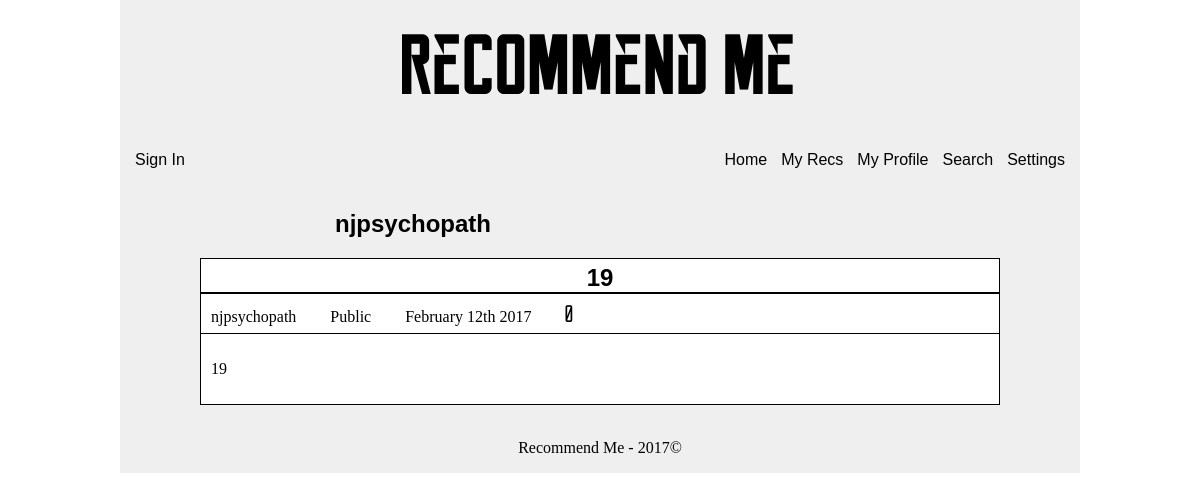
Page /highlight/19 on the earlier database version.
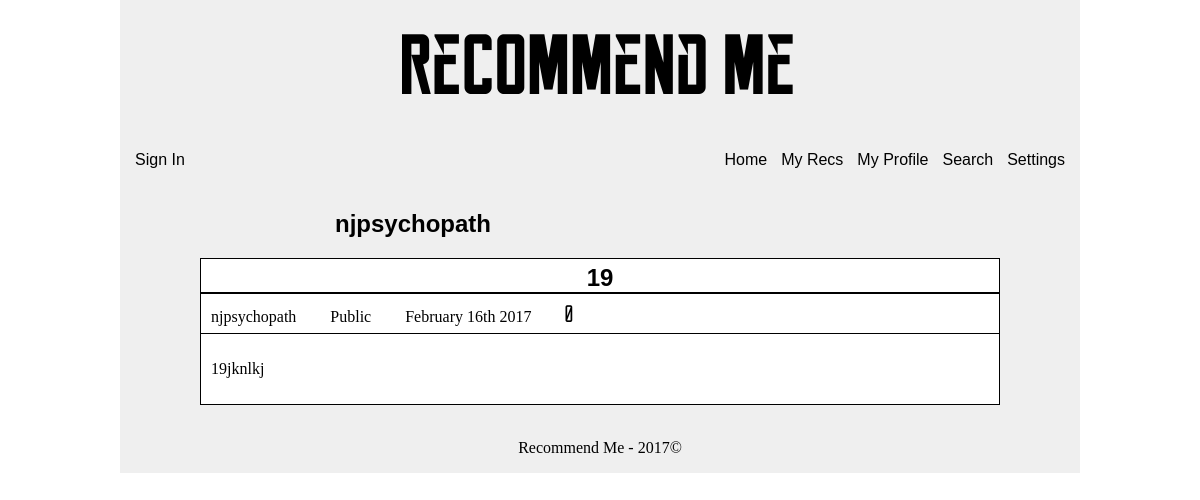
Same page on the later database version.
### app/models.py (models this page shows, shortened)
class Users(UserMixin, db.Model):
    __tablename__ = 'users'
    id = db.Column(db.INTEGER, primary_key=True)
    username = db.Column(db.String, unique=True)
    email = db.Column(db.String, unique=True)
    password_hash = db.Column(db.String(128))
    updates = db.Column(db.Boolean, default=True)
    confirmed = db.Column(db.Boolean, default=False)
    role_id = db.Column(db.INTEGER, db.ForeignKey('roles.id'))
    display = db.Column(db.Integer, default=10)
    about_me = db.Column(db.Text())
    member_since = db.Column(db.DATETIME(), default=datetime.utcnow)
    posts = db.relationship('Recommendation', backref='author', lazy='dynamic')
    @property
    def password(self):
        raise AttributeError('password is hashed')

class Recommendation(db.Model):
    __tablename__ = 'recs'
    id = db.Column(db.Integer, primary_key=True)
    title = db.Column(db.String(64))
    public = db.Column(db.Boolean, default=True)
    timestamp = db.Column(db.DateTime, index=True, default=datetime.utcnow)
    author_id = db.Column(db.Integer, db.ForeignKey('users.id'))
    text = db.Column(db.Text)
    likes = db.Column(db.Integer, default=0)

### app/main/views.py (the view)
@main.route('/highlight/<int:id>')
def highlight(id):
    display_recs = [Recommendation.query.filter_by(id=id).first_or_404()]
    return render_template('highlight.html', display=display_recs)

### app/auth/views.py (called while the page is built)
@auth.before_app_request
def before_request():
    if  current_user.is_authenticated  and not current_user.confirmed \
    and request.endpoint[:5] != 'auth.' and request.endpoint != 'static':
        return redirect(url_for('auth.unconfirmed'))

### app/main/__init__.py (called while the page is built)
@main.app_context_processor
def inject_permissions():
    return dict(Permission=Permission)

### manage.py (called while the page is built)
@app.url_defaults
def hashed_static_file(endpoint, values):
    if 'static' == endpoint or endpoint.endswith('.static'):
        filename = values.get('filename')
        if filename:
            blueprint = request.blueprint
            if '.' in endpoint:  # blueprint
                blueprint = endpoint.rsplit('.', 1)[0]
            static_folder = app.static_folder
            if blueprint and app.blueprints[blueprint].static_folder:
                static_folder = app.blueprints[blueprint].static_folder
            fp = os.path.join(static_folder, filename)
            if os.path.exists(fp):
                values['_'] = int(os.stat(fp).st_mtime)

### app/templates/highlight.html (shortened to what this page needs)
<!DOCTYPE html>
{% import 'personal/postmacro.html' as postmacro %}
{% extends 'personal/post.html' %}
  {% block maincontent %}
    <div class='w940'>
      <h2 class='rec'><a href="{{url_for('personal.profile', id=display[0].author.id)}}">{{display[0].author.username}}</a></h2>
    </div>
    <div class='listrecs'>
      {{postmacro.render_posts(display, current_user, moment)}}
    </div>
  {% endblock %}

### app/templates/personal/postmacro.html (shortened to what this page needs)
{% macro render_posts(display, current_user, moment) %}
  {% for rec in display %}
    {% if rec.public or (current_user.is_authenticated and current_user.id == rec.author_id) %}
      <div class='rec1'>
        <h3 class='postTitle rec'><a href="{{url_for('main.highlight', id=rec.id)}}">{{rec.title}}</a></h3>
        <div class='postHeaderDiv'>
          <p class='postHeader'>{{rec.author.username}}</p>
          {% if rec.public %}
            <p class='postHeader'>Public</p>
          {% else %}
            <p class='postHeader'>Private</p>
          {% endif %}
        <p class='postHeader'>{{moment(rec.timestamp).format('MMMM Do YYYY')}}</p>
        <p class='postHeader rec'>{{rec.likes}}</p>
        </div>
        <p class='postText'>{{rec.text}}</p>
      </div>
      <br/>
    {% endif %}
  {% endfor %}
</div>
{% endmacro %}

### app/templates/personal/post.html (shortened to what this page needs)
<!DOCTYPE html>
{% import 'personal/postmacro.html'  as postmacro %}
{% extends 'auth/subscribe.html' %}
  {% block head %}
    {{super()}}
    <link href="{{url_for('static', filename='css/poststyle.css')}}" type='text/css', rel='stylesheet'/>
  {% endblock %}

### app/templates/auth/subscribe.html (shortened to what this page needs)
<!DOCTYPE html>
{% extends 'onecoloumn.html' %}
  {% block head %}
    {{super()}}
    <link href="{{url_for('static', filename='css/subscribestyle.css')}}" type='text/css' rel='stylesheet'/>
  {% endblock %}

### app/templates/onecoloumn.html (shortened to what this page needs)
<!DOCTYPE html>
{% extends 'base.html' %}
  {% block head %}
    {{super()}}
    <link href="{{url_for('static', filename='css/onecoloumnstyle.css')}}" type="text/css" rel='stylesheet'/>
  {% endblock %}
  {% block content %}
    <div id='maincontent'>
      {% block maincontent %}
      {% endblock %}
    </div>
  {% endblock %}

### app/templates/base.html (shortened to what this page needs)
<!DOCTYPE html>
<html lang='en'>
  <head>
    {% block head %}
      <link href="{{url_for('static', filename='css/basestyle.css')}}" type='text/css' rel='stylesheet'/>
    {% endblock %}
  </head>
  <body>
    <div id='header'>
      {% block header %}
        <div id='logo'>
          <h1>Recommend Me</h1>
        </div>
        <div id='nav'>
              <div class='signin'>
                {% if current_user.is_authenticated %}
                  <p>{{current_user.username}}</p>
                  <p><a href="{{url_for('auth.logout')}}">Sign Out</a></p>
                {% else %}
                  <p><a href="{{url_for('auth.login')}}">Sign In</a></p>
                {% endif %}
              </div>
              <ul class='loginbar'>
                <li><a href="{{url_for('main.index')}}">Home</a></li>
                {% if current_user.is_authenticated %}
                  <li><a href="{{url_for('personal.post', limit=current_user.display)}}">My Recs</a></li>
                {% else %}
                  <li><a href="{{url_for('personal.post')}}">My Recs</a></li>
                {% endif %}
                <li><a href="{{url_for('personal.profile')}}">My Profile</a></li>
                <div class='submenu-container'>
                  <li class='s'><a href=''>Search</a></li>
                </div>
                <div class='submenu-container'>
                  <li class='s'><a href=''>Settings</a></li>
                </div>
              </ul>
        </div>
      {% endblock %}
    </div>
    <div id='content'>
      {% block content %}
      {% endblock %}
    <div id='footer'>
      {% block footer %}
        <p>Recommend Me - 2017&#169</p>
      {% endblock %}
    </div>
  </body>
</html>

### app/static/css/basestyle.css (style rules this page uses)
body { width: 960px; margin: 0px auto; font-family: Georgia, 'Times New Roman', serif; }
#header, #content, #footer { background-color: #efefef; }
#content, #footer { overflow: auto; height: 100%; }
#header { padding: 10px 10px 15px 10px; }
#footer { clear: both; text-align: center; }
#logo { text-align: center; font-family: 'reckoner_bold', Impact, fantasy; font-size: 32pt; }
h1 { margin-top: 20px; margin-bottom: 20px; }
.signin>p { display: inline; }
.signin { width: 400px; float: left; margin-top: 16px; margin-bottom: 16px; }
#nav { height: 40px; }
.loginbar { float: right; position: relative; }
li { font-family: sans-serif; display: inline; }
a { text-decoration: none; color: inherit; font-family: sans-serif; padding: 5px; }
.submenu-container { position: relative; display: inline-block; }
.rec { font-family: 'reckoner', Impact, fantasy; }

### app/static/css/subscribestyle.css (style rules this page uses)
.w940 { margin: 10px; width: 740px; padding-left: 200px; }
.rec { font-size: 24px; }

### app/static/css/poststyle.css (style rules this page uses)
.listrecs { width: 800px; margin: 0px auto; }
.rec1 { border: 1px solid black; background-color: white; }
.postTitle { margin-top: 5px; margin-bottom: 5px; border-bottom: 2px solid black; text-align: center; }
.postHeaderDiv { margin-top: 5px; margin-bottom: 5px; border-bottom: 1px solid black; padding-left: 10px; padding-right: 10px; }
.postHeader { display: inline-block; margin-top: 5px; margin-bottom: 5px; padding-right: 30px; }
.postText { padding: 10px; }

Differences in the rows shown:
changed Recommendation "njpsychopath": timestamp "February 12th 2017" → "February 16th 2017"; text "19" → "19jknlkj"
